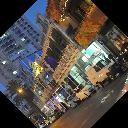

Write the Python code that produced this figure.
from PIL import Image

pil_im = Image.open('example.jpg')

out = pil_im.resize((128, 128)).rotate(45)
out.save('resize_rotate.jpg')
